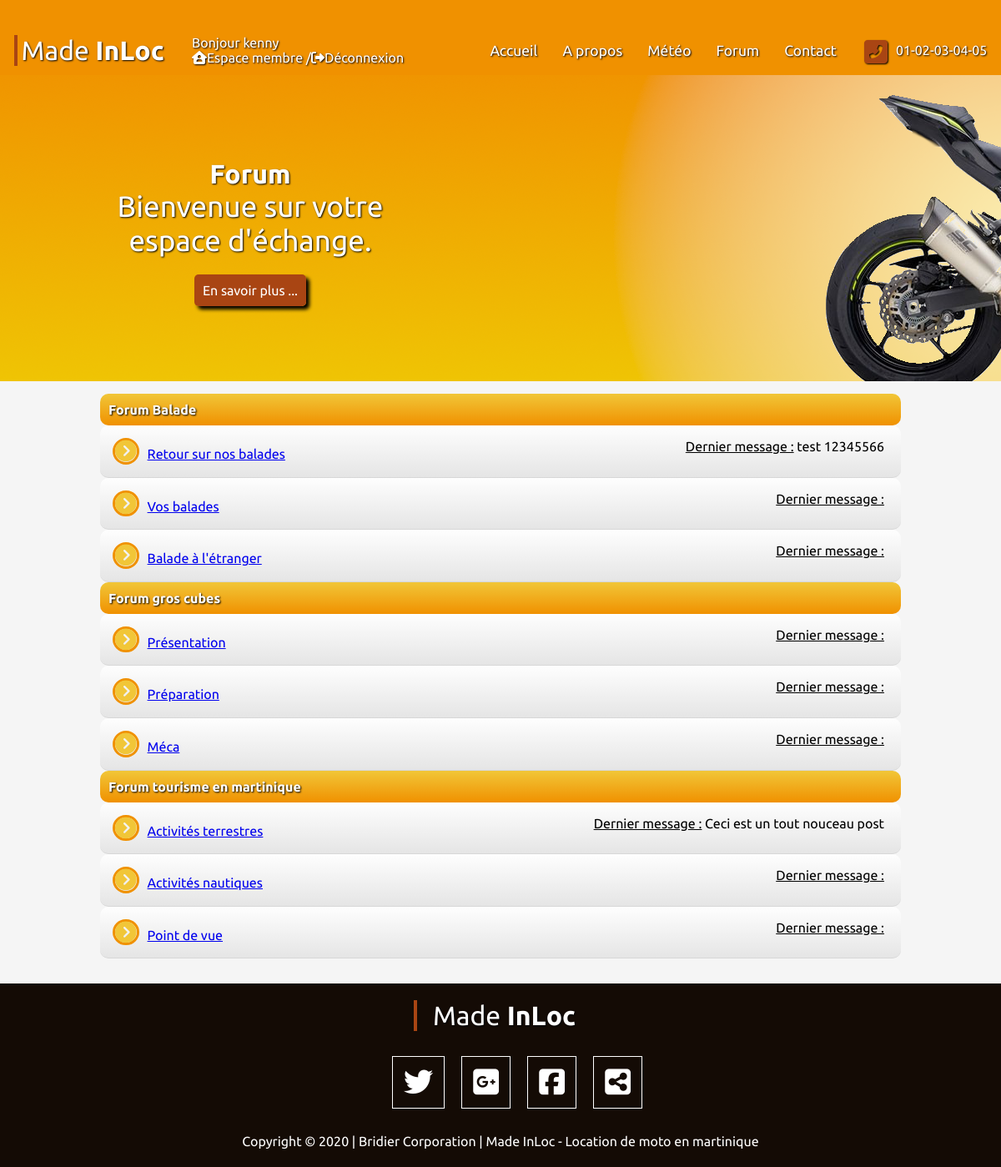
The app's page /index.php?controller=forum&action=forumIndex (signed in) with its own data.
### tables this page shows
CREATE TABLE `forumIndex` (
  `id` int(11) NOT NULL,
  `title` varchar(255) NOT NULL,
  `category_id` int(11) NOT NULL,
  `topic_category_id` int(11) NOT NULL,
  `lastTopic` varchar(255) NOT NULL
);

### controller/forumController.php (called while the page is built, shortened)
<?php
Class ForumController extends Controller{
    private $forumManager;
    public function __construct(){
        $this->forumManager = new ForumManager();
    }
    public function forumIndex(){
        $titles = $this->forumManager->getIndexTitles();
        $this->genererVue(array('titles' => $titles));
    }
}

### controller/router.php (called while the page is built, shortened)
<?php
class Router {
  public function routerRequest() {
    try {
      $requete = new Requete(array_merge($_GET, $_POST));
      $controller = $this->creerControleur($requete);
      $action = $this->creerAction($requete);
      $controller->executerAction($action);
    }
    catch (Exception $e) {
      $this->gererErreur($e);
    }
  }
  private function creerControleur(Requete $requete) {
    $controller = "Index";
    if ($requete->existeParametre('controller')) {
      $controller = $requete->getParametre('controller');
      $controller = ucfirst(strtolower($controller));
    }
    $classeController = $controller . "Controller" ;
    $fichierController = $classeController . ".php";
    if (file_exists('controller/' . $fichierController)) {
      $controller = new $classeController();
      $controller->setRequete($requete);
      return $controller;
    }
    else
      throw new Exception("Fichier '$fichierController' introuvable");
  }
  private function creerAction(Requete $requete) {
    $action = "Index";
    if ($requete->existeParametre('action')) {
        $action = $requete->getParametre('action');
    }
    return $action;
  }
}

### index.php (called while the page is built, shortened)
<?php
require 'controller/router.php';
$router = new Router();
$router->routerRequest();

### model/forumManager.php (called while the page is built, shortened)
<?php
require_once("model/manager.php");
class ForumManager extends Manager
{
    public function getIndexTitles(){
        $sql = 'SELECT * FROM forumIndex';
        $getTitle = $this->executerRequete($sql, array());
        return $getTitle;
    }
}

### model/manager.php (called while the page is built)
<?php
abstract class Manager {
    private $db;
    protected function executerRequete($sql, $params = null) {
    if ($params == null) {
        $resultat = $this->getDb()->query($sql);
    }
    else {
        $resultat = $this->getDb()->prepare($sql);
        $resultat->execute($params);
    }
    return $resultat;
    }
    private function getDb() {
    if ($this->db == null) {
        $this->db = new PDO('mysql:host=localhost;dbname=MadInLoc;charset=utf8',
        'root', 'root', array(PDO::ATTR_ERRMODE => PDO::ERRMODE_EXCEPTION));
    }
    return $this->db;
    }
}

### view/ForumController/forumIndex.php (the view, shortened to what this page needs)
<img src="public/img/banner/index_banner.png" alt="banner_background" class="banner_img">
<section class="banner">
    <h3>Forum</h3>
    <p>Bienvenue sur votre espace d'échange.</p>
    <a href=""> En savoir plus ...</a>
</section>
<div class="block_invisible"></div>
<section class="content_body">
    <article>
        <?php $datas = $titles->fetchAll();?>
        <aside>
            <h4 class="titleForm titleForum">Forum Balade</h4>
            <ul class="balade forum">
                <?php
                $category_id = 0;
                foreach ($datas as $keys => $data){
                    if($data['category_id'] == 1){
                        $category_id = $category_id +1;
                        ?>
                        <li>
                            <p class="titleSection"><i class="fas fa-chevron-circle-right"></i><a href="index.php?controller=forum&amp;action=forumTopic&amp;category_id=<?=$category_id?>&amp;title=<?=$data['title']?>"><?=$data['title']?></a></p>
                            <div class="lastTopic">
                                <p><u>Dernier message :</u> <?=$data['lastTopic']?></p>
                            </div>
                        </li>
                        <?php
                    }
                }
                ?>
            </ul>
        </aside>
            <aside>
                <h4 class="titleForm titleForum">Forum gros cubes</h4>
                    <ul class="forumGC forum">
                    <?php
                    $category_id = 3;
                    foreach ($datas as $keys => $data){
                        if($data['category_id'] == 2){
                            $category_id = $category_id +1;
                            ?>
                            <li>
                                <p class="titleSection"><i class="fas fa-chevron-circle-right"></i><a href="index.php?controller=forum&amp;action=forumTopic&amp;category_id=<?=$category_id?>&amp;title=<?=$data['title']?>"><?=$data['title']?></a></p>
                                <div class="lastTopic">
                                    <p><u>Dernier message :</u> <?=$data['lastTopic']?></p>
                                </div>
                            </li>
                            <?php
                        }
                    }
                    ?>
                    </ul>
            </aside>
            <aside>
                <h4 class="titleForm titleForum">Forum tourisme en martinique</h4>
                <ul class="forumTour forum">
                <?php
                    $category_id = 6;
                    foreach ($datas as $keys => $data){
                        if($data['category_id'] == 3){
                            $category_id = $category_id +1;
                            ?>
                            <li>
                                <p class="titleSection"><i class="fas fa-chevron-circle-right"></i><a href="index.php?controller=forum&amp;action=forumTopic&amp;category_id=<?=$category_id?>&amp;title=<?=$data['title']?>"><?=$data['title']?></a></p>
                                <div class="lastTopic">
                                    <p><u>Dernier message :</u> <?=$data['lastTopic']?></p>
                                </div>
                            </li>
                            <?php
                        }
                    }
                    ?>
                </ul>
            </aside>
    </article>
</section>

### public/style/style.css (style rules this page uses)
body { width: 100%; max-width: 1440px; margin: 0; font-family: 'Ubuntu', sans-serif; }
.banner { position: relative; z-index: 2; top: 100px; width: 50%; text-align: center; color: white; }
.banner_img { position: fixed; top:60px; z-index: 1; }
.banner h3 { font-size: 2em; margin: 0 auto; text-shadow: 1px 1px 2px black; }
.banner p { font-size: 2.2em; width:70%; margin: 0 auto 30px auto; text-shadow: 1px 1px 2px black; }
.banner a, .detail_lesson a, .detail_moto a, .detail_repair a { text-decoration: none; color: white; padding: 10px; background-color: rgb(169,69,19); border-radius: 5px; box-shadow: 4px 4px 4px black; }
.content_body { position: relative; z-index: 2; background-color: rgb(245, 245, 245); }
.content_body article { width: 80%; margin: auto; padding: 15px 0px 30px 0px; }
.block_invisible { height: 200px; }
.titleForm { background: linear-gradient(rgb(241, 198, 56), rgb(240,145,0)); border-radius: 10px;; color: white; text-shadow: 1px 1px 2px black; padding: 10px; }
.titleForum { margin:0px; display: flex; justify-content: space-between; }
.forum { margin: 0px; padding:0px; }
.forum li { list-style: none; display: flex; justify-content: space-between; }
.forum li, .comments_content { border-radius: 10px; border-bottom: 1px solid rgb(215, 215, 215); background: linear-gradient(rgb(254, 254, 254), rgb(229, 229, 229)); }
.forum li .titleSection { padding: 15px; margin: 0px; }
.titleSection i { margin-right: 10px; font-size: 1.6em; color: rgb(241, 198, 56); border: 3px solid rgb(240,145,0); border-radius: 20px; }
.lastTopic, .dateCreation { padding-right: 20px; }

### records on screen
forumindex: title "Retour sur nos balades", lastTopic "test 12345566"
forumindex: title "Vos balades"
forumindex: title "Balade à l'étranger"
forumindex: title "Présentation"
forumindex: title "Préparation"
forumindex: title "Méca"
forumindex: title "Activités terrestres", lastTopic "Ceci est un tout nouceau post"
forumindex: title "Activités nautiques"
forumindex: title "Point de vue"

### other values on screen
$_SESSION['pseudo'] "kenny"
